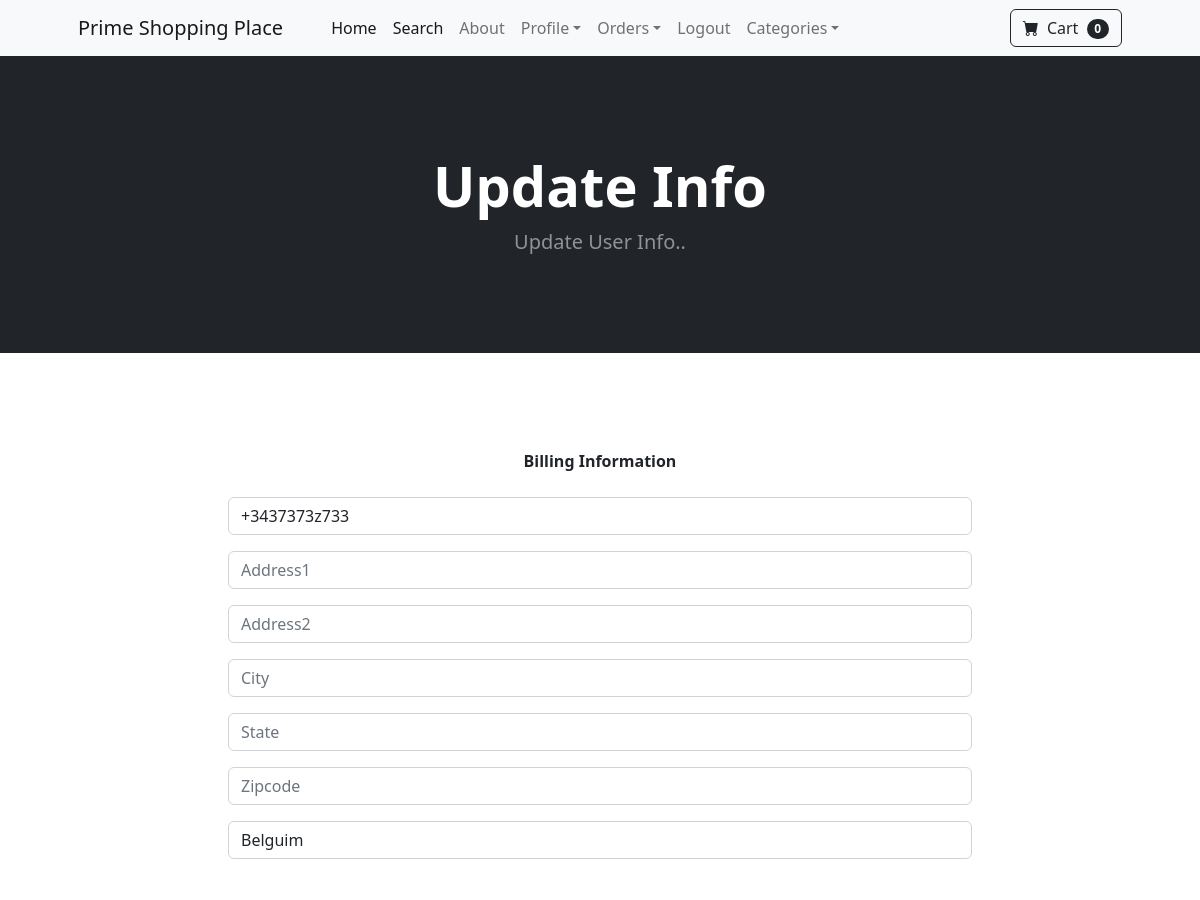
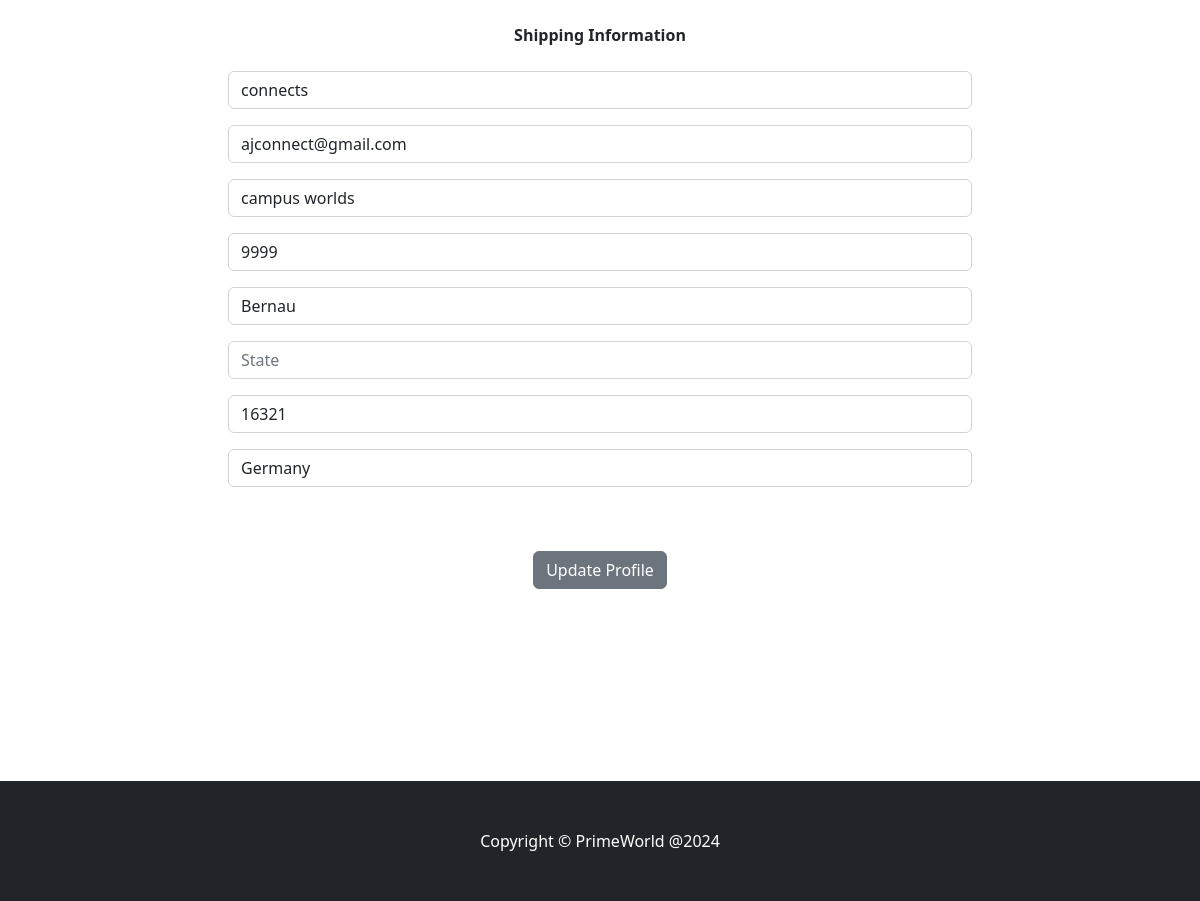
Before: /update_info/ (signed in) with the older database file (2 pictures, top to bottom).
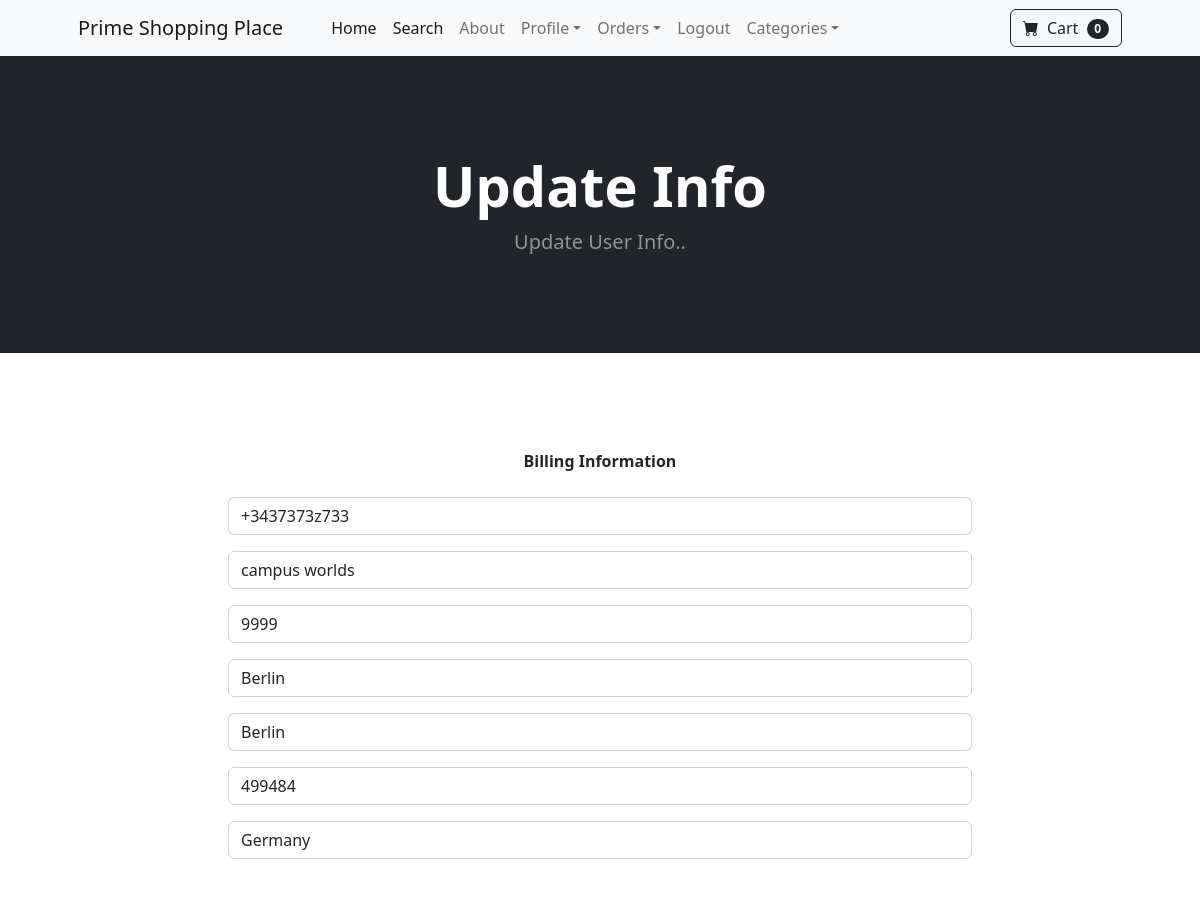
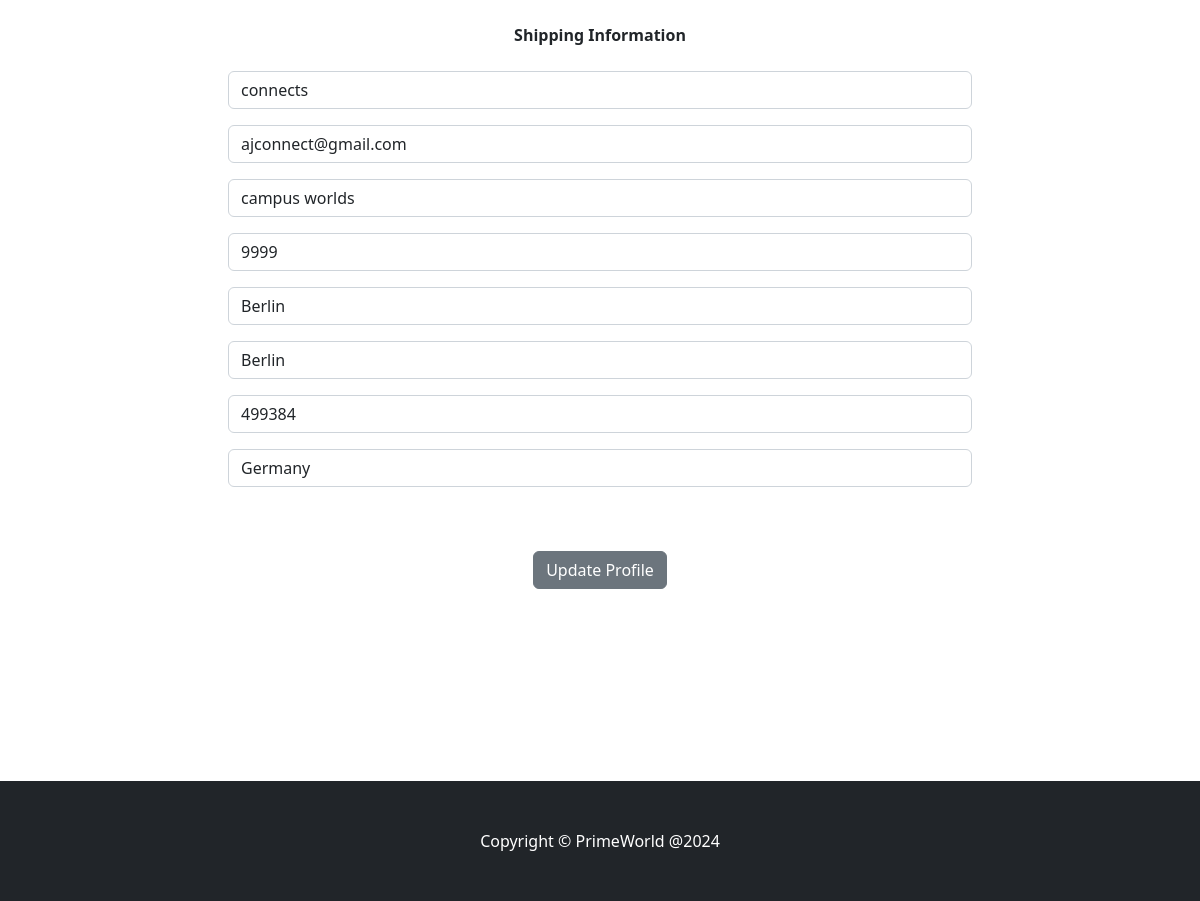
After: the same page with the newer database file (2 pictures, top to bottom).
### store/models.py (models this page shows, shortened)
class Profile(models.Model):
    user = models.OneToOneField(User, on_delete=models.CASCADE)
    date_modified = models.DateTimeField(User, auto_now=True)
    phone = models.CharField(max_length=20, blank=True)
    address1 = models.CharField(max_length=200, blank=True)
    address2 = models.CharField(max_length=200, blank=True)
    city = models.CharField(max_length=100, blank=True)
    state = models.CharField(max_length=100, blank=True)
    zipcode = models.CharField(max_length=50, blank=True)
    country = models.CharField(max_length=100, blank=True)
    old_cart = models.CharField(max_length=100, blank=True, null=True)

### payment/models.py (models this page shows, shortened)
class ShippingAddress(models.Model):
    user = models.ForeignKey(User, on_delete=models.CASCADE, null=True, blank=True)
    shipping_full_name = models.CharField(max_length=255)
    shipping_email = models.CharField(max_length=255)
    shipping_address1 = models.CharField(max_length=255)
    shipping_address2 = models.CharField(max_length=255, null=True, blank=True)
    shipping_city = models.CharField(max_length=255)
    shipping_state = models.CharField(max_length=255, null=True, blank=True)
    shipping_zipcode = models.CharField(max_length=255, null=True, blank=True)
    shipping_country = models.CharField(max_length=255)
    class Meta:
        verbose_name_plural = "Shipping Address"

### store/views.py (the view)
# urls.py: path("update_info/", views.update_info, name='update_info'),
def update_info(request):
    if request.user.is_authenticated:
        current_user = Profile.objects.get(user__id=request.user.id)
        shipping_user = ShippingAddress.objects.get(user__id=request.user.id)
        form = UserInfoForm(request.POST or None, instance=current_user)
        shipping_form = ShippingForm(request.POST or None, instance=shipping_user)
        if form.is_valid() or shipping_form.is_valid():
            form.save()
            shipping_form.save()
            messages.success(request, "Your Info Has Been Updated!")
            return redirect('home')
        return render(request, "update_info.html", {'form':form, 'shipping_form':shipping_form})
    else:
        messages.success(request, "You have to be Logged In to access this Page!!")
        return redirect('home')

### store/forms.py
class UserInfoForm(forms.ModelForm):
	phone = forms.CharField(label="", widget=forms.TextInput(attrs={'class':'form-control', 'placeholder':'Phone'}), required=False)
	address1 = forms.CharField(label="", widget=forms.TextInput(attrs={'class':'form-control', 'placeholder':'Address1'}), required=False)
	address2 = forms.CharField(label="", widget=forms.TextInput(attrs={'class':'form-control', 'placeholder':'Address2'}), required=False)
	city = forms.CharField(label="", widget=forms.TextInput(attrs={'class':'form-control', 'placeholder':'City'}), required=False)
	state = forms.CharField(label="", widget=forms.TextInput(attrs={'class':'form-control', 'placeholder':'State'}), required=False)
	zipcode = forms.CharField(label="", widget=forms.TextInput(attrs={'class':'form-control', 'placeholder':'Zipcode'}), required=False)
	country = forms.CharField(label="", widget=forms.TextInput(attrs={'class':'form-control', 'placeholder':'Country'}), required=False)
	class Meta:
		model = Profile
		fields = ('phone', 'address1', 'address2', 'city', 'state', 'zipcode', 'country')

### cart/cart.py (called while the page is built)
    def __len__(self):
        return len(self.cart)

### cart/context_processors.py (called while the page is built)
def cart(request):
    return {'cart': Cart(request)}

### store/templates/update_info.html (shortened to what this page needs)
{% extends 'base.html' %}
{% block content %}
 <header class="bg-dark py-5">
    <div class="container px-4 px-lg-5 my-5">
        <div class="text-center text-white">
            <h1 class="display-4 fw-bolder">Update Info</h1>
            <p class="lead fw-normal text-white-50 mb-0">Update User Info..</p>
        </div>
    </div>
</header>
<div class="container">
    <div class="row">
        <center>
            <div class="col-8">
                <br> <br>
                <br> <br>
                <strong> Billing Information</strong>
                <br> <br>
                <form method="POST" action="{% url 'update_info' %}">
                    {{ form.as_p }}
                    <br> <br>
                    <strong> Shipping Information </strong>
                    <br> <br>
                    {{ shipping_form.as_p }}
                    <br> <br>
                    <button type="submit" class="btn btn-secondary">
                    Update Profile
                    </button>
                  </form>
                  <br> <br>
                  <br> <br>
                  <br> <br>
                  <br> <br>
            </div>
        </center>
    </div>
</div>
{% endblock %}

Changed rows visible on the page:
changed Profile: address1 (not shown) → "campus worlds"; address2 (not shown) → "9999"; city (not shown) → "Berlin"; state (not shown) → "Berlin"; zipcode (not shown) → "499484"; country "Belguim" → "Germany"
changed ShippingAddress "connects": shipping_city "Bernau" → "Berlin"; shipping_state (not shown) → "Berlin"; shipping_zipcode "16321" → "499384"
